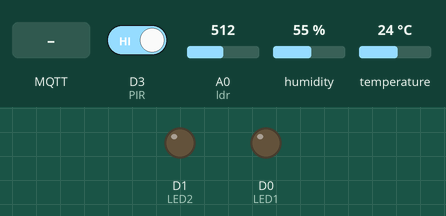
The sketch below on a simulated ESP8266 (NodeMCU). Shown: output pins drawn as LEDs (lit = HIGH). The inputs (shaded band) are chosen by the test bench; at power-on: D3 (PIR) HIGH, A0 (ldr) = 512, humidity 55 %, temperature 24 °C. WiFi joins after 1.5 s; servers stay silent unless stated; no MQTT or app messages arrive unless stated; what the sketch prints to the serial monitor is not drawn.

Above: at 2.7 s.
2.8 s: MQTT message "lighton" arrives on the first subscribed topic
At 3.7 s:
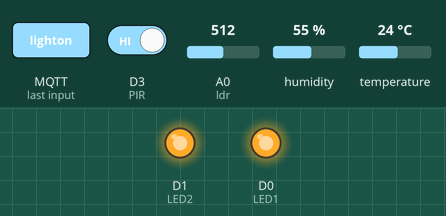
4.3 s: MQTT message "echo" arrives on the first subscribed topic
At 4.9 s:
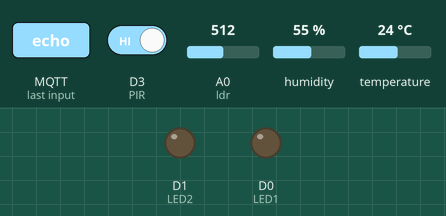
Timing chart, 0 to 7.3 s (numbered marks = the images above; inputs shaded):
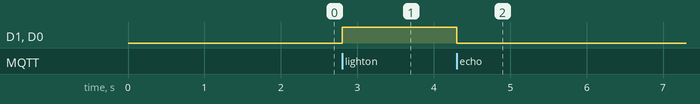

The sketch:

Project_code_final.ino
```cpp
#include <ESP8266WiFi.h>
#include <PubSubClient.h>
#include "DHT.h"
#define DHTPIN D2
#define DHTTYPE DHT11

DHT dht (DHTPIN, DHTTYPE);

float temperature;
int humidity;
int ldr_data;
int pir_data;
String command;
String data="";

void callback(char* topic, byte* payload, unsigned int payloadLength);

//WIFI CREDENTIALS
const char* ssid = "milee";
const char* password = "mahi485ka";

//DEVICE CREDENTIALS
#define ORG "4y51d2"
#define DEVICE_TYPE "smartBuild"
#define DEVICE_ID "141414"
#define TOKEN "hzfkbw60xr66R&yj!7"

//PIN DECLARATIONS
#define LED1 D0
#define LED2 D1
#define PIR D3
#define ldr A0


const char publishTopic[] = "iot-2/evt/sensorsdata/fmt/json";
char server[] = ORG ".messaging.internetofthings.ibmcloud.com";
char topic[] = "iot-2/cmd/home/fmt/String";
char authMethod[] = "use-token-auth";
char token[] = TOKEN;
char clientId[] = "d:" ORG ":" DEVICE_TYPE ":" DEVICE_ID;


WiFiClient wifiClient;
PubSubClient client(server, 1883, callback, wifiClient);

int publishInterval = 5000;
long lastPublishMillis;
void publishData();

void setup()
{
   Serial.begin(115200);//to begin serial communication
   Serial.println();
   pinMode(ldr,INPUT);//to declare whether the pins are used as I/O
   pinMode(PIR,INPUT);
   pinMode(LED1,OUTPUT);
   pinMode(LED2,OUTPUT);
   dht.begin();
   wifiConnect();
   mqttConnect();
}


void loop()
{
 if (millis() - lastPublishMillis > publishInterval)
  {
    publishData();
    lastPublishMillis = millis();
  }
  if (!client.loop())
     mqttConnect();
}


void wifiConnect()
{
  Serial.print("Connecting to ");
  Serial.print(ssid);
  WiFi.begin(ssid, password);
  while (WiFi.status() != WL_CONNECTED)
  {
    delay(500);
    Serial.print(".");
  }
  Serial.print("WiFi connected, IP address: ");
  Serial.println(WiFi.localIP());
}


void mqttConnect()
{
  if (!client.connected())
  {
    Serial.print("Reconnecting MQTT client to "); Serial.println(server);
    while (!client.connect(clientId, authMethod, token)) {
    Serial.print(".");
    delay(500);
  }
  initManagedDevice();
  Serial.println();
  }
}


void initManagedDevice()
{
  if (client.subscribe(topic))
    Serial.println("subscribe to cmd OK");
  else
    Serial.println("subscribe to cmd FAILED");
}


void callback(char* topic, byte* payload, unsigned int payloadLength)
{
  Serial.print("callback invoked for topic: ");
  Serial.println(topic);
  for (int i = 0; i < payloadLength; i++)
  {
    command+= (char)payload[i];
  }
  Serial.print("data: "+ command);
  control_func();
  command= "";
}


void control_func()
{
  if(command=="echo")
  {
    if(pir_data)
    {
      if(ldr_data>500) //based on light intensity the leds are operated
      {
        analogWrite(LED1,255);
        analogWrite(LED2,255);
      }
       else
       {
        analogWrite(LED1,20);
        analogWrite(LED2,20);
       }
    }
  else
    {
      digitalWrite(LED1,LOW);
      digitalWrite(LED2,LOW);
      Serial.println("Nobody is present");
      Serial.println("Lights are OFF");
    }
  }

  else if(command=="away")
  {
    digitalWrite(LED1,LOW);
    digitalWrite(LED2,LOW);
    Serial.println("Lights are OFF");
  }

  else if(command== "lightoff")
  {
    digitalWrite(LED1,LOW);
    digitalWrite(LED2,LOW);
    Serial.println("Lights are OFF");
  }

  else if(command== "lighton")
  {
    digitalWrite(LED1,HIGH);
    digitalWrite(LED2,HIGH);
    Serial.println("Lights are ON");
  }

  else
  {
    Serial.println("No commands have been subscribed");
  }
}

void publishData()
{
  humidity= dht.readHumidity();
  temperature= dht.readTemperature();
  ldr_data=analogRead(A0);
  pir_data=digitalRead(D3);

  if (isnan(humidity) || isnan(temperature)||isnan(ldr_data)||isnan(pir_data))
  {
    Serial.println("Failed to read from the sensors!");
    return;
  }

  String payload = "{\"d\":{\"Temperature\":";
  payload += temperature;
  payload += ",""\"Humidity\":";
  payload +=  humidity;
  payload += ",""\"LDR\":";
  payload +=  ldr_data;
  payload += ",""\"PIR\":";
  payload +=  pir_data;
  payload += "}}";

  Serial.print("\n");
  Serial.print("Sending payload: ");
  Serial.println(payload);

  if (client.publish(publishTopic, (char*) payload.c_str()))
  {
    Serial.println("Publish OK");
  }
  else
  {
    Serial.println("Publish FAILED");
  }
}
```

Measured:
- after the input at 2.8 s, D1 (LED2), D0 (LED1): LOW → HIGH at once
- after the input at 4.3 s, D1 (LED2), D0 (LED1): HIGH → LOW at once
